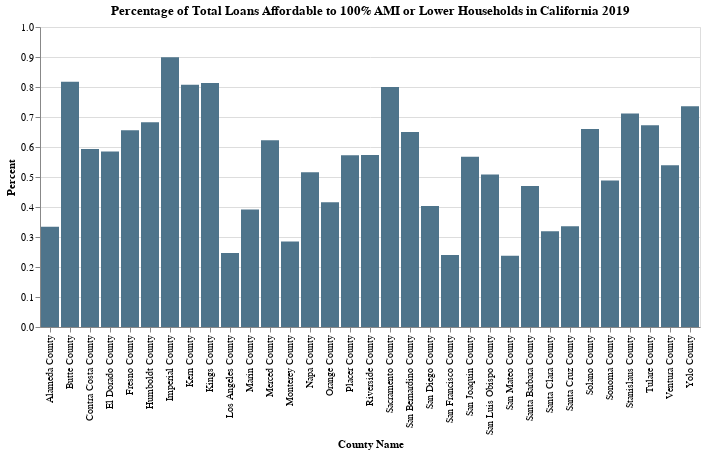

The cell this chart's notebook holds for it:
### Code cell
affodable_2010_to_2019_100AMI = affodable_2010_to_2019_100AMI.rename(columns={"Percent of Loans Affordable to 100% AMI or Lower Households 2019":"Percent"})
alt.Chart(affodable_2010_to_2019_100AMI).mark_bar().encode(
    alt.Y('Percent',scale=alt.Scale(domain=(0,1))),
    x ='County Name',
    
).configure(background="#ffffff").configure_legend().properties(
    title={
      "text": ["Percentage of Total Loans Affordable to 100% AMI or Lower Households in California 2019"]})

### Figure 1 — Vega-Lite specification as saved in the notebook (floating-point values rounded to 4 significant figures)
{"config": {"title": {"font": "Veranda Regular"}, "range": {"category": ["#4E748B"]}, "legend": {"labelFont": "Veranda Regular"}, "bar": {"fill": ["#4E748B"], "stroke": false}, "background": "#ffffff"}, "data": {"name": "data-1ce075c8ec271a7e5d594bc6e0b32b98"}, "mark": "bar", "encoding": {"x": {"type": "nominal", "field": "County Name"}, "y": {"type": "quantitative", "field": "Percent", "scale": {"domain": [0, 1]}}}, "title": {"text": ["Percentage of Total Loans Affordable to 100% AMI or Lower Households in California 2019"]}, "$schema": "https://vega.github.io/schema/vega-lite/v4.0.2.json", "datasets": {"data-1ce075c8ec271a7e5d594bc6e0b32b98": [{"County Name": "Monterey County", "Percent": 0.2846, "Percent of Loans Affordable to 100% AMI or Lower Households 2010": 0.7798, "Percent Change": -63.51}, {"County Name": "San Mateo County", "Percent": 0.2374, "Percent of Loans Affordable to 100% AMI or Lower Households 2010": 0.5535, "Percent Change": -57.1}, {"County Name": "Los Angeles County", "Percent": 0.2469, "Percent of Loans Affordable to 100% AMI or Lower Households 2010": 0.5594, "Percent Change": -55.86}, {"County Name": "Santa Clara County", "Percent": 0.3192, "Percent of Loans Affordable to 100% AMI or Lower Households 2010": 0.6771, "Percent Change": -52.85}, {"County Name": "San Francisco County", "Percent": 0.2403, "Percent of Loans Affordable to 100% AMI or Lower Households 2010": 0.4898, "Percent Change": -50.94}, {"County Name": "Alameda County", "Percent": 0.334, "Percent of Loans Affordable to 100% AMI or Lower Households 2010": 0.6122, "Percent Change": -45.45}, {"County Name": "Santa Cruz County", "Percent": 0.3359, "Percent of Loans Affordable to 100% AMI or Lower Households 2010": 0.5162, "Percent Change": -34.92}, {"County Name": "Orange County", "Percent": 0.4157, "Percent of Loans Affordable to 100% AMI or Lower Households 2010": 0.6195, "Percent Change": -32.91}, {"County Name": "Sonoma County", "Percent": 0.4885, "Percent of Loans Affordable to 100% AMI or Lower Households 2010": 0.6738, "Percent Change": -27.49}, {"County Name": "Napa County", "Percent": 0.5157, "Percent of Loans Affordable to 100% AMI or Lower Households 2010": 0.7055, "Percent Change": -26.89}, {"County Name": "San Joaquin County", "Percent": 0.5675, "Percent of Loans Affordable to 100% AMI or Lower Households 2010": 0.7574, "Percent Change": -25.07}, {"County Name": "San Diego County", "Percent": 0.4032, "Percent of Loans Affordable to 100% AMI or Lower Households 2010": 0.5266, "Percent Change": -23.42}, {"County Name": "Merced County", "Percent": 0.6222, "Percent of Loans Affordable to 100% AMI or Lower Households 2010": 0.8072, "Percent Change": -22.92}, {"County Name": "Riverside County", "Percent": 0.573, "Percent of Loans Affordable to 100% AMI or Lower Households 2010": 0.728, "Percent Change": -21.29}, {"County Name": "Stanislaus County", "Percent": 0.7113, "Percent of Loans Affordable to 100% AMI or Lower Households 2010": 0.8983, "Percent Change": -20.82}, {"County Name": "Ventura County", "Percent": 0.539, "Percent of Loans Affordable to 100% AMI or Lower Households 2010": 0.6454, "Percent Change": -16.48}, {"County Name": "San Bernardino County", "Percent": 0.65, "Percent of Loans Affordable to 100% AMI or Lower Households 2010": 0.7656, "Percent Change": -15.11}, {"County Name": "Solano County", "Percent": 0.6602, "Percent of Loans Affordable to 100% AMI or Lower Households 2010": 0.7583, "Percent Change": -12.93}, {"County Name": "Contra Costa County", "Percent": 0.5933, "Percent of Loans Affordable to 100% AMI or Lower Households 2010": 0.6706, "Percent Change": -11.53}, {"County Name": "Imperial County", "Percent": 0.8989, "Percent of Loans Affordable to 100% AMI or Lower Households 2010": 0.9937, "Percent Change": -9.541}, {"County Name": "Santa Barbara County", "Percent": 0.4697, "Percent of Loans Affordable to 100% AMI or Lower Households 2010": 0.4762, "Percent Change": -1.366}, {"County Name": "Placer County", "Percent": 0.5724, "Percent of Loans Affordable to 100% AMI or Lower Households 2010": 0.5679, "Percent Change": 0.7962}, {"County Name": "Yolo County", "Percent": 0.736, "Percent of Loans Affordable to 100% AMI or Lower Households 2010": 0.6764, "Percent Change": 8.806}, {"County Name": "Fresno County", "Percent": 0.6555, "Percent of Loans Affordable to 100% AMI or Lower Households 2010": 0.5992, "Percent Change": 9.394}, {"County Name": "San Luis Obispo County", "Percent": 0.5081, "Percent of Loans Affordable to 100% AMI or Lower Households 2010": 0.4475, "Percent Change": 13.53}, {"County Name": "Marin County", "Percent": 0.3916, "Percent of Loans Affordable to 100% AMI or Lower Households 2010": 0.3421, "Percent Change": 14.47}, {"County Name": "Kern County", "Percent": 0.8072, "Percent of Loans Affordable to 100% AMI or Lower Households 2010": 0.7007, "Percent Change": 15.19}, {"County Name": "Sacramento County", "Percent": 0.8001, "Percent of Loans Affordable to 100% AMI or Lower Households 2010": 0.6509, "Percent Change": 22.93}, {"County Name": "Tulare County", "Percent": 0.6727, "Percent of Loans Affordable to 100% AMI or Lower Households 2010": 0.5132, "Percent Change": 31.09}, {"County Name": "El Dorado County", "Percent": 0.5851, "Percent of Loans Affordable to 100% AMI or Lower Households 2010": 0.4099, "Percent Change": 42.75}, {"County Name": "Kings County", "Percent": 0.8132, "Percent of Loans Affordable to 100% AMI or Lower Households 2010": 0.554, "Percent Change": 46.77}, {"County Name": "Humboldt County", "Percent": 0.6828, "Percent of Loans Affordable to 100% AMI or Lower Households 2010": 0.4443, "Percent Change": 53.67}, {"County Name": "Butte County", "Percent": 0.8173, "Percent of Loans Affordable to 100% AMI or Lower Households 2010": 0.4331, "Percent Change": 88.71}]}}
